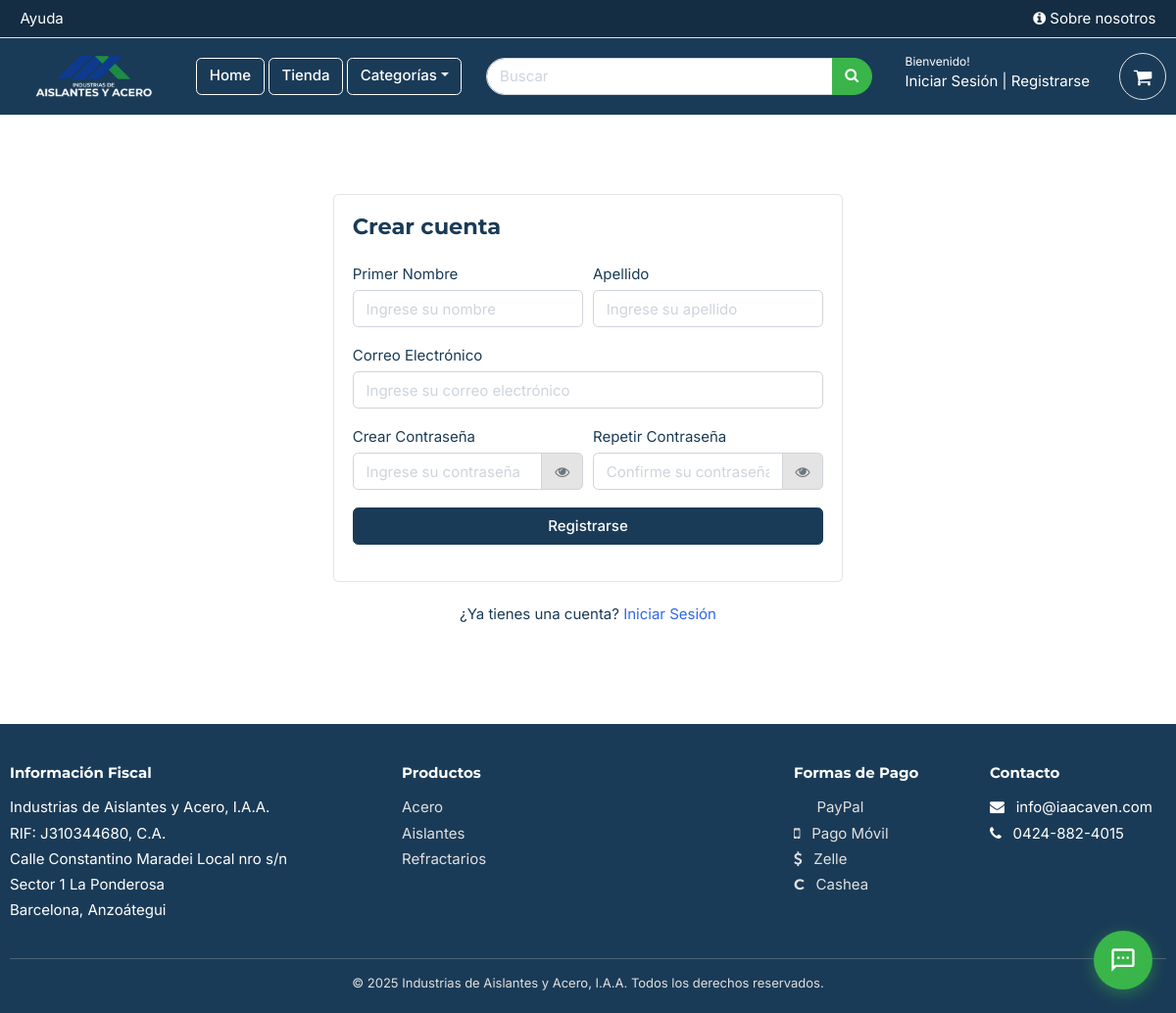
Page /accounts/register/ on the committed database.
### category/models.py (models this page shows, shortened)
class Category(models.Model):
    category_name = models.CharField(max_length=50)
    slug = models.SlugField(max_length=100, unique=True)
    description = models.TextField(max_length=255, blank=True)
    cat_image = models.ImageField(upload_to='photos/categories', blank=True)
    class Meta:
        verbose_name = 'category'
        verbose_name_plural = 'categories'
    def get_url(self):
        return reverse('products_by_category', args=[self.slug])

### accounts/views.py (the view)
# urls.py: path('register/', views.register, name='register'),
@never_cache
def register(request):
    if request.method == 'POST':
        form = RegistrationForm(request.POST)
        if form.is_valid():
            first_name = form.cleaned_data['first_name']
            last_name = form.cleaned_data['last_name']
            email = form.cleaned_data['email']
            password = form.cleaned_data['password']
            username = email.split("@")[0]
            user = Account.objects.create_user(first_name=first_name, last_name=last_name, email=email, username=username, password=password)
            user.save()
            base_ref_code = "".join(random.choices(string.ascii_uppercase + string.digits, k=6))
            ReferralProfile.objects.create(user=user, referral_code=base_ref_code)
            ref_code = request.session.get('ref_code')
            if ref_code:
                try:
                    referrer_profile = ReferralProfile.objects.get(referral_code=ref_code)
                    Referral.objects.create(
                        referrer=referrer_profile.user,
                        referred=user
                    )
                except ReferralProfile.DoesNotExist:
                    pass
                del request.session['ref_code']
            current_site = get_current_site(request)
            mail_subject = 'Por favor activa tu cuenta'
            message = render_to_string('accounts/account_verification_email.html', {
                'user': user,
                'domain': current_site,
                'uid': urlsafe_base64_encode(force_bytes(user.pk)),
                'token': default_token_generator.make_token(user),
            })
            send_email = EmailMessage(mail_subject, message, to=[email])
            send_email.send()
            return redirect('/accounts/login/?command=verification&email=' + email)
    else:
        form = RegistrationForm()
    return render(request, 'accounts/register.html', {'form': form})

### accounts/forms.py (shortened to what this page needs)
class RegistrationForm(forms.ModelForm):
    password = forms.CharField(widget=forms.PasswordInput(attrs={
        'placeholder': 'Ingrese su contraseña',
        'class': 'form-control',
    }))
    confirm_password = forms.CharField(widget=forms.PasswordInput(attrs={
        'placeholder': 'Confirme su contraseña',
        'class': 'form-control',
    }))
    class Meta:
        model = Account
        fields = ['first_name', 'last_name', 'email', 'password']
    def __init__(self, *args, **kwargs):
        super(RegistrationForm, self).__init__(*args, **kwargs)
        self.fields['first_name'].widget.attrs.update({
            'placeholder': 'Ingrese su nombre',
            'class': 'form-control'
        })
        self.fields['last_name'].widget.attrs.update({
            'placeholder': 'Ingrese su apellido',
            'class': 'form-control'
        })
        self.fields['email'].widget.attrs.update({
            'placeholder': 'Ingrese su correo electrónico',
            'class': 'form-control'
        })

### carts/context_processors.py (called while the page is built)
def counter(request):
    cart_count = 0
    if 'admin' in request.path:
        return {}
    else:
        try:
            cart = Cart.objects.filter(cart_id=_cart_id(request))
            if request.user.is_authenticated:
                cart_items = CartItem.objects.all().filter(user=request.user)
            else:
                cart_items = CartItem.objects.all().filter(cart=cart[:1])
            for cart_item in cart_items:
                cart_count += cart_item.quantity
        except Cart.DoesNotExist:
                cart_count = 0
    return dict(cart_count=cart_count)

### carts/views.py (called while the page is built)
def _cart_id(request):
    cart=request.session.session_key
    if not cart:
        cart=request.session.create()
    return cart

### category/context_processors.py (called while the page is built)
def menu_links(request):
    links = Category.objects.all()
    return dict(links=links)

### store/context_processors.py (called while the page is built)
def bcv_context(request):
    currency = request.session.get('currency', 'USD')
    try:
        bcv_rate = ExchangeRate.objects.get(currency='USD')
        rate = bcv_rate.rate
    except ExchangeRate.DoesNotExist:
        rate = 0
    return {
        'current_currency': currency,
        'current_bcv_rate': rate,
    }

### store/templates/accounts/register.html (shortened to what this page needs)
{% extends 'base.html' %}
{% block content %}
<section class="section-content padding-y">
	<div class="card mx-auto" style="max-width:520px; margin-top:40px;">
      <article class="card-body">
		<header class="mb-4"><h4 class="card-title">Crear cuenta</h4></header>
		<form action="{% url 'register' %}" method="POST" autocomplete="off">
				<div class="form-row">
					<div class="col form-group">
						<label>Primer Nombre</label>
                        {{ form.first_name }}
					</div>
					<div class="col form-group">
						<label>Apellido</label>
                        {{ form.last_name }}
					</div>
				</div>
				<div class="form-group">
					<label>Correo Electrónico</label>
                    {{ form.email }}
				</div>
				<div class="form-row">
					<div class="form-group col-md-6">
						<label>Crear Contraseña</label>
                        <div class="input-group">
						    {{ form.password }}
                            <div class="input-group-append">
                                <span class="input-group-text toggle-password" data-target="#{{ form.password.id_for_label }}" style="cursor: pointer;">
                                    <i class="fa fa-eye" style="color: #6c757d;"></i>
                                </span>
                            </div>
                        </div>
					</div>
					<div class="form-group col-md-6">
						<label>Repetir Contraseña</label>
                        <div class="input-group">
						    {{ form.confirm_password }}
                            <div class="input-group-append">
                                <span class="input-group-text toggle-password" data-target="#{{ form.confirm_password.id_for_label }}" style="cursor: pointer;">
                                    <i class="fa fa-eye" style="color: #6c757d;"></i>
                                </span>
                            </div>
                        </div>
					</div>
				</div>
			    <div class="form-group">
			        <button type="submit" class="btn btn-primary btn-block">Registrarse</button>
			    </div>
			</form>
		</article>
    </div>
    <p class="text-center mt-4">¿Ya tienes una cuenta? <a href="{% url 'login' %}">Iniciar Sesión</a></p>
    <br><br>
</section>
{% endblock %}

### ecosite/templates/includes/footer.html
{% load static %}
<footer class="section-footer" style="background-color: #1A3B57; color: #FFFFFF; padding: 40px 0 20px 0;">
    <div class="container">
        <div class="row">
            <div class="col-lg-4 col-md-6 mb-4">
                <h6 style="font-family: 'Montserrat', sans-serif; color: #FFFFFF; font-weight: 700; margin-bottom: 15px;">Información Fiscal</h6>
                <p class="mb-1">Industrias de Aislantes y Acero, I.A.A.</p>
                <p class="mb-1">RIF: J310344680, C.A.</p>
                <p class="mb-1">Calle Constantino Maradei Local nro s/n</p>
                <p class="mb-1">Sector 1 La Ponderosa</p>
                <p class="mb-0">Barcelona, Anzoátegui</p>
            </div>
            <div class="col-lg-4 col-md-6 mb-4">
                <h6 style="font-family: 'Montserrat', sans-serif; color: #FFFFFF; font-weight: 700; margin-bottom: 15px;">Productos</h6>
                <ul class="list-unstyled">
                    {% for category in links %}
                    <li class="mb-1"><a href="{{ category.get_url }}" style="color: #E0E0E0;">{{ category.category_name }}</a></li>
                    {% endfor %}
                </ul>
            </div>
            <div class="col-lg-2 col-md-6 mb-4">
                <h6 style="font-family: 'Montserrat', sans-serif; color: #FFFFFF; font-weight: 700; margin-bottom: 15px;">Formas de Pago</h6>
                <ul class="list-unstyled">
                    <li class="mb-1" style="color: #E0E0E0;"><i class="fab fa-paypal mr-2"></i> PayPal</li>
                    <li class="mb-1" style="color: #E0E0E0;"><i class="fa fa-mobile mr-2"></i> Pago Móvil</li>
                    <li class="mb-1" style="color: #E0E0E0;"><i class="fa fa-dollar mr-2"></i> Zelle</li>
                    <li class="mb-1" style="color: #E0E0E0;"><span class="mr-2" style="font-family: 'Montserrat', sans-serif; font-weight: 700;">C</span> Cashea</li>
                </ul>
            </div>
            <div class="col-lg-2 col-md-6 mb-4">
                <h6 style="font-family: 'Montserrat', sans-serif; color: #FFFFFF; font-weight: 700; margin-bottom: 15px;">Contacto</h6>
                <p class="mb-1"><i class="fa fa-envelope mr-2"></i> info@iaacaven.com</p>
                <p class="mb-0"><i class="fa fa-phone mr-2"></i> 0424-882-4015</p>
            </div>
        </div>
        <hr style="border-color: rgba(255,255,255,0.2);">
        <p class="text-center mb-0" style="color: #E0E0E0; font-size: 13px;">&copy; 2025 Industrias de Aislantes y Acero, I.A.A. Todos los derechos reservados.</p>
    </div>
</footer>

### ecosite/static/css/ui.css (style rules this page uses)
html { font-family: "Inter", sans-serif; font-size: 15px; }
.padding-y { padding-top: 40px; padding-bottom: 40px; }
article:after, .form-group:after { display: block; clear: both; content: ""; }
p:last-child { margin-bottom: 0; }
.section-footer ul li { margin-bottom: 5px; }
.section-footer ul a { color: inherit; }
[class*=list-] li:after { visibility: hidden; display: block; content: ""; overflow: hidden; height: 0; clear: both; }

### ecosite/static/css/custom.css (style rules this page uses)
body { font-family: 'Inter', sans-serif; background-color: #FFFFFF; color: #1A3B57; }
h1, h2, h3, h4, h5, h6, .section-title, .card-title, .title-text, .title-page { font-family: 'Montserrat', sans-serif; color: #1A3B57; }
.btn-primary { background-color: #1A3B57; border-color: #1A3B57; }
hr { border-color: #E0E0E0; }

### rows in the picture
Category: category_name "Acero"
Category: category_name "Aislantes"
Category: category_name "Refractarios"
